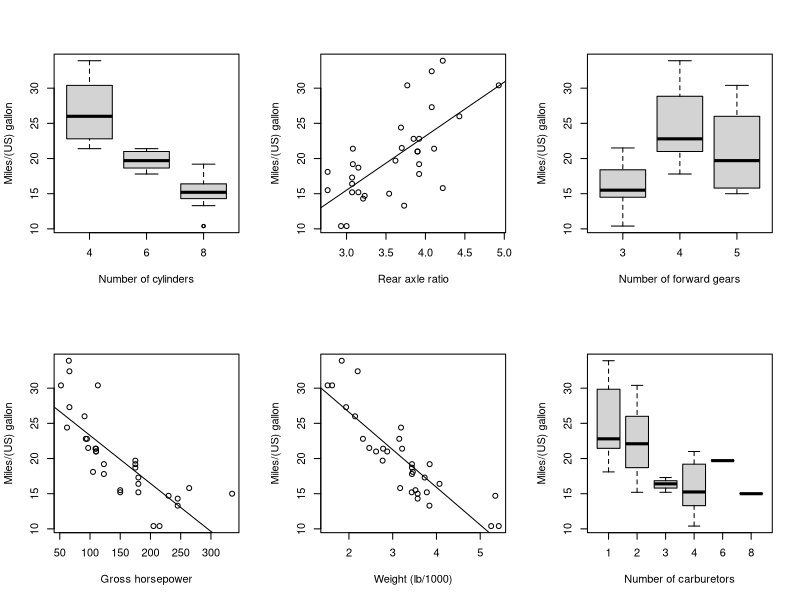
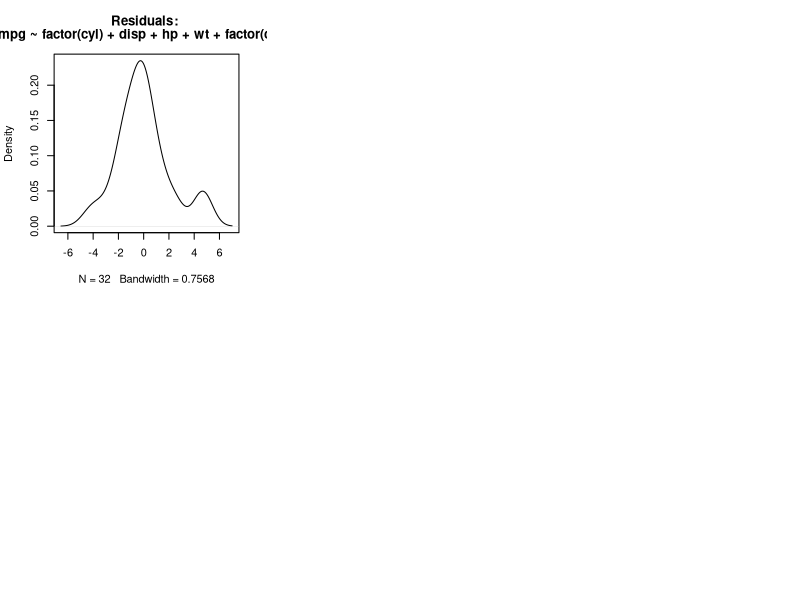

Write R code to recreate these figures, in order.
## ---- chunk 1
par(mfcol=c(2,3))

plot(y=mtcars$mpg, x=factor(mtcars$cyl), ylab="Miles/(US) gallon", xlab="Number of cylinders")

reg <- lm(mtcars$mpg~mtcars$hp)
plot(y=mtcars$mpg, x=mtcars$hp, ylab="Miles/(US) gallon", xlab="Gross horsepower")
abline(reg)
reg <- lm(mtcars$mpg~mtcars$drat)
plot(y=mtcars$mpg, x=mtcars$drat, ylab="Miles/(US) gallon", xlab="Rear axle ratio")
abline(reg)
reg <- lm(mtcars$mpg~mtcars$wt)
plot(y=mtcars$mpg, x=mtcars$wt, ylab="Miles/(US) gallon", xlab="Weight (lb/1000)")
abline(reg)

plot(y=mtcars$mpg, x=factor(mtcars$gear), ylab="Miles/(US) gallon", xlab="Number of forward gears")
plot(y=mtcars$mpg, x=factor(mtcars$carb), ylab="Miles/(US) gallon", xlab="Number of carburetors")
# ![alt tag](C:\\Users\\CSP\\Desktop\\github_projects\\data_products_2\\data_products_2\\images\\graphs.PNG)
## ---- chunk 2
var <- "mpg ~ factor(cyl) + disp + hp + wt + factor(carb)"
plot(density(resid(lm(formula = var, data = mtcars))), main=paste(c("Residuals: ", var)))
